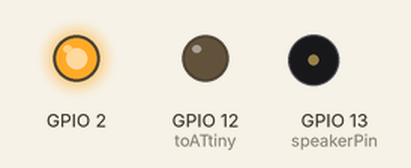
Recording of a sketch running on a simulated ESP8266 (NodeMCU). On the bench: output pins drawn as LEDs (lit = HIGH, except the on-board LED, lit = LOW), buzzer (waves = sounding, pin HIGH). WiFi joins after 1.5 s; servers stay silent unless stated; uploads are accepted with an empty reply; what the sketch prints to the serial monitor is not drawn.

Above: at 0.1 s.
At 2.9 s:
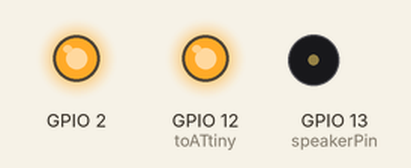
Timing chart, 0 to 4.4 s (numbered marks = the images above):
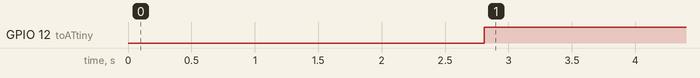

The sketch:

node.ino
```cpp
#include <Arduino.h>
#include <ESP8266WiFi.h>
#include <ESP8266WiFiMulti.h>
#include <ESP8266HTTPClient.h>
#include <string.h>

#include "Morse_sound_library.h"
#include "Morse_battery_level.h"

#define USE_SERIAL Serial


String SERVER_URL = "morsethings.siat.sfu.ca";
String NODE_NAME = "y";
int GROUP = 2;
int toATtiny = 12;


boolean didITalked = false;
const int minProtectionTime = 15000; // 1500 delay * 10 seconds
unsigned long prevMillis = 0;


ESP8266WiFiMulti WiFiMulti;
ESP8266WiFiClass test;


void setup() {

  didITalked = false;
  pinMode(toATtiny, OUTPUT);
  pinMode(A0, INPUT);

  USE_SERIAL.begin(115200);
  // USE_SERIAL.setDebugOutput(true);

  USE_SERIAL.println();
  USE_SERIAL.println();
  USE_SERIAL.println();

  pinMode(BUILTIN_LED, OUTPUT);
  pinMode(speakerPin, OUTPUT);
  digitalWrite(speakerPin, LOW);  // CUP
//  digitalWrite(speakerPin, HIGH); // BOWL

  delay(1000);
  WiFiMulti.addAP("MorseThings", "DesignStudio2016");
  //  WiFiMulti.addAP("Eds-Studio-2ghz", "DesignStudio2015");
  //  WiFiMulti.addAP("MORSE_AP", "morseesp8266");

  prevMillis = millis();

}

void loop() {


  if ((WiFiMulti.run() == WL_CONNECTED) && !didITalked)
  {

    prevMillis = millis();
    HTTPClient http;

    USE_SERIAL.print("[HTTP] begin...\n");


    http.begin(SERVER_URL, 80, "/morse_server/checkin.php?node=" + NODE_NAME + "&group=" + GROUP + "&wifi_sig=" + String(test.RSSI()) + "&bat=" + battery_level() ); //HTTP

    USE_SERIAL.print("[HTTP] GET...\n");

    // start connection and send HTTP header
    int httpCode = http.GET();
    if (httpCode) {

      // HTTP header has been send and Server response header has been handled
      USE_SERIAL.printf("[HTTP] GET... code: %d\n", httpCode);

      // file found at server
      if (httpCode == 200) {
        String payload = http.getString();

        int commaIndex = payload.indexOf(',');
        int secondCommaIndex = payload.indexOf(',', commaIndex + 1);
        int thirdCommaIndex = payload.indexOf(',', secondCommaIndex + 1);
        int forthCommaIndex = payload.indexOf(',', thirdCommaIndex + 1);
        String firstValue = payload.substring(0, commaIndex);
        String secondValue = payload.substring(commaIndex + 1, secondCommaIndex);
        String thirdValue = payload.substring(secondCommaIndex + 1, thirdCommaIndex); //To the end of the string
        String forthValue = payload.substring(thirdCommaIndex + 1, forthCommaIndex); //To the end of the string
        String fifthValString = payload.substring(forthCommaIndex + 1);
        int fifthValue = fifthValString.toInt();

        USE_SERIAL.println("first: " + firstValue);
        USE_SERIAL.println("secondValue: " + secondValue);
        USE_SERIAL.println("thirdValue: " + thirdValue);
        USE_SERIAL.println("forthValue: " + forthValue);
//        USE_SERIAL.println("fifthValue: " + fifthValue);
        String signal_val = String(test.RSSI());
        USE_SERIAL.println("SIGNAL " + signal_val);


        USE_SERIAL.println(payload);

        str = firstValue;
        talk(str);
        didITalked = true;
        digitalWrite(toATtiny, HIGH);
      }

    } else {
      USE_SERIAL.print("[HTTP] GET... failed, no connection or no HTTP server\n");
    }

  } else {

    if (millis() - prevMillis > minProtectionTime) {
      prevMillis = millis();
      // No WIFI connection
      if(!didITalked){
        talk("sos");
        didITalked = true;
      }
      digitalWrite(toATtiny, HIGH);
    }

  }

  delay(100);


//end of loop()
}
```

Morse_battery_level.h
```cpp
int battery_level() {

  // read the battery level from the ESP8266 analog in pin.
  // analog read level is 10 bit 0-1023 (0V-1V).
  // our 1M & 220K voltage divider takes the max
  // lipo value of 4.2V and drops it to 0.758V max.
  // this means our min analog read value should be 580 (3.14V)
  // and the max analog read value should be 774 (4.2V).
  int level = analogRead(A0);
  Serial.println("voltage in analog read: ");
  Serial.println(level);
  Serial.println();

  // convert battery level to percent
  level = map(level, 580, 774, 0, 100);
  Serial.print("Battery level: "); Serial.print(level); Serial.println("%");
  return level;

}
```

Morse_sound_library.h
```cpp
#define MAX_STRING_LEN 20

#define buffer_length 13

#define speakerPin 13
#define pitch 440
#define bpm 100


//Within international morse code the maximum length of a character is 5 'notes'
//The last note of a character is a stop symbol -> therefore length + 1
#define character_length 6

//char to int ASCII conversion (to make sure it matches up with alphabet[])
#define ASCIIconv 96
//skip if it is this number for it is a space bar
#define space_char 32
#define question_char 63

char charBuf[buffer_length];
int intBuf[buffer_length];

String str = "hello";

String alphabet_substr; //get the di's and dah's from the alphabet_strings.

String alphabet[] = {
  "300003",   //nothing (void)
  "123003",   //a
  "211133",   //b
  "212133",   //c
  "211303",   //d
  "130003",   //e
  "112133",   //f
  "221303",   //g
  "111133",   //h
  "113003",   //i
  "122233",   //j
  "212303",   //k
  "121133",   //l
  "223003",   //m
  "213003",   //n
  "222303",   //o
  "122133",   //p
  "221233",   //q
  "121303",   //r
  "111303",   //s
  "230003",   //t
  "112303",   //u
  "111233",   //v
  "122303",   //w
  "211233",   //x
  "212233",   //y
  "221133",   //z
  "112211",   //?
};

void string_to_char() {

  str.toCharArray(charBuf, buffer_length);

  for (int i = 0; i < buffer_length; i++) {
    Serial.print(charBuf[i]);
    Serial.print("\t");
  }
  Serial.println();
  Serial.println();
  delay(100);

}


void char_to_int() {
  //a char to a ASCII = 97 -> a==0

  for (int i = 0; i < buffer_length; i++) {
    intBuf[i] = (int)charBuf[i];
    Serial.print(intBuf[i]);
    Serial.print("\t");
  }
  Serial.println();
  Serial.println();

}


void silence(int i) {
  //wait a while.
  //play a short pulse


  digitalWrite(speakerPin, LOW);  //CUP
//  digitalWrite(speakerPin, HIGH);  // BOWL
  delay(bpm*i);
}


void di() {
  //play a short pulse

  digitalWrite(speakerPin, HIGH);  // CUP
//  digitalWrite(speakerPin, LOW);  // BOWL
  delay(bpm);
}

void dah() {
  //play a long pulse
  digitalWrite(speakerPin, HIGH);  // CUP
//  digitalWrite(speakerPin, LOW);  // BOWL
  delay(bpm*3);
}


void morse_to_sound(int q) {

  //run through the digits of a character within the morse alphabet
  for (int i = 0; i < character_length; i++) {
    int y;
    alphabet_substr = alphabet[q].substring(i, i + 1);  //get the digit
    y = alphabet_substr.toInt(); //store the digit into an int for comparision.

    /* WHAT y MEANS:
     * 0 = _ (single silence)
     * 1 = di (1 time note)
     * 2 = daaah (3 times the length of di)
     * 3 = end of character (2 times silence)
     * 4 = end of word (3 times silence)
     */

    if (y == 3) {
      //end of the current character
      silence(2);
      break;
    }

    if (y == 1) {
      di();
      silence(1);
    }

    if (y == 2) {
      dah();
      silence(1);
    }

  }
}

void int_to_morse() {

  for (int i = 0; i < buffer_length; i++) {
    //0 is end of the sentence
    if (intBuf[i] == 0) {
      Serial.print(" || ");
      break;
    }
    if (intBuf[i] == space_char) {
      Serial.print(" / ");
      silence(4);
    }
    else if (intBuf[i] == question_char) {
      Serial.print(" ? ");
      morse_to_sound(26);
    }
    else {
      Serial.print(".");
      Serial.print(intBuf[i] - ASCIIconv);
      morse_to_sound((intBuf[i] - ASCIIconv));
    }
  }

}

void talk(String q) {
  str = q;
  string_to_char();
  char_to_int();
  int_to_morse();
}
```

Measured:
- by itself, GPIO 12 (toATtiny): LOW → HIGH at 2.8 s
